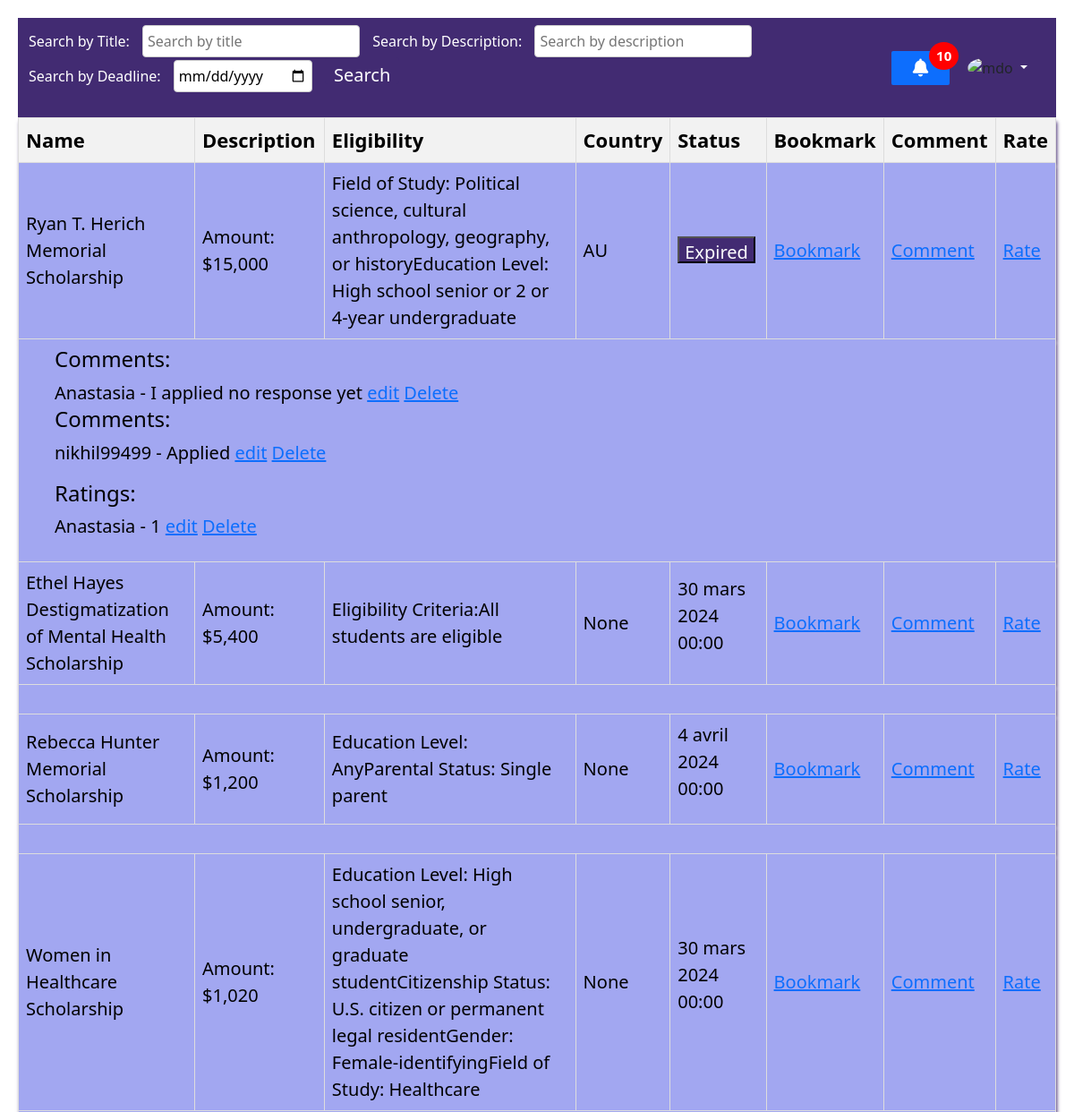
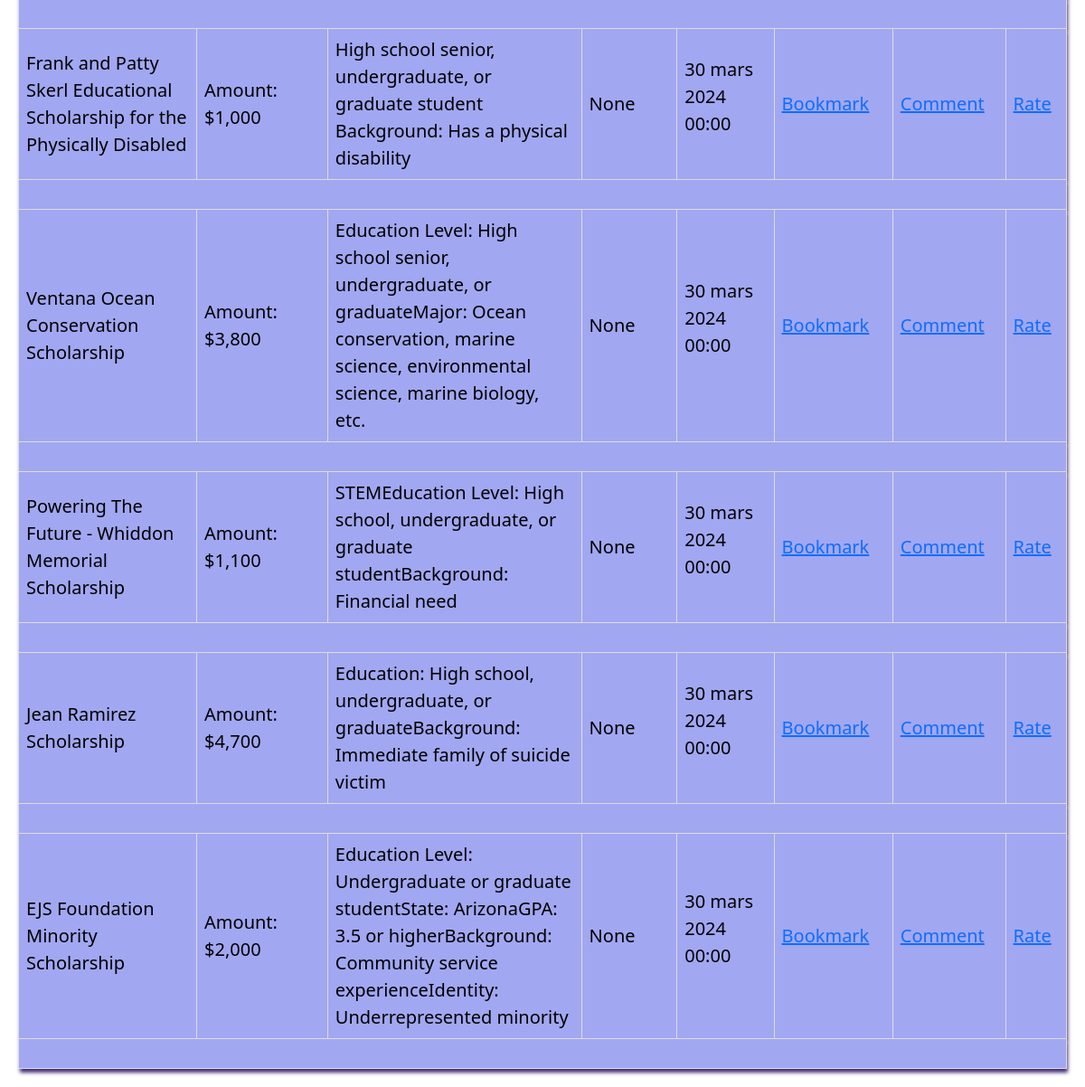
Screenshot of / (signed in) with the database file from the repository (2 pictures, top to bottom).
### scholarships/models.py (models this page shows)
class Scholarships(models.Model):
    name= models.CharField(max_length=255,blank=True, null=True)
    description= models.TextField(blank=True, null=True)
    eligibility_criteria= models.TextField(blank=True, null=True)
    scholarship_type= models.CharField(max_length=50, choices=[('merit', 'Merit-Based'), ('need', 'Need-Based')],blank=True, null=True)
    status= models.CharField(max_length=50, choices=[('open', 'Open'), ('closed', 'Closed'), ('ongoing', 'Ongoing')],blank=True, null=True)
    application_deadline = models.DateTimeField(blank=True, null=True)
    Contact_email=models.EmailField(blank=True, null=True)
    id= models.IntegerField(primary_key=True,null=False)
    created_at = models.DateTimeField(auto_now_add=True,null=True)
    country = CountryField(blank=True, null=True)

class ScholarshipComment(models.Model):
    user = models.ForeignKey(User, on_delete=models.CASCADE)
    scholarship = models.ForeignKey(Scholarships, on_delete=models.CASCADE, related_name='comments')
    comment = models.TextField()
    created_at = models.DateTimeField(auto_now_add=True)

class ScholarshipRating(models.Model):
    user = models.ForeignKey(User, on_delete=models.CASCADE)
    scholarship = models.ForeignKey(Scholarships, on_delete=models.CASCADE, related_name='ratings')
    rating = models.IntegerField()
    created_at = models.DateTimeField(auto_now_add=True)

### scholarships/views.py (the view)
# urls.py: path('',views.scholarships_list, name="scholarships"),
@login_required
def scholarships_list(request):
    scholarships = Scholarships.objects.all()
    created_at_threshold = timezone.now() - timedelta(hours=24)
    recently_added_scholarships = Scholarships.objects.filter(created_at__gte=created_at_threshold)
    deadline_threshold = timezone.now() + timedelta(hours=72)
    upcoming_deadlines = Scholarships.objects.filter(application_deadline__lte=deadline_threshold)
    approved_applications = ScholarshipApplication.objects.filter(is_approved=True).distinct()
    total_notifications = upcoming_deadlines.count() + recently_added_scholarships.count() + approved_applications.count()
    try:
        user_profile = request.user.userprofile  # Assuming userprofile is related to the User model
    except ObjectDoesNotExist:
        user_profile = None
    search_name = request.GET.get('name')
    search_description = request.GET.get('description')
    search_deadline = request.GET.get('deadline')
    if search_name:
        scholarships = scholarships.filter(name__icontains=search_name)
    if search_description:
        scholarships = scholarships.filter(description__icontains=search_description)
    if search_deadline:
        try:
            search_deadline = datetime.strptime(search_deadline, '%Y-%m-%d').date()
            scholarships = scholarships.filter(application_deadline=search_deadline)
        except ValueError:
            pass
    scholarship_data = []
    for scholarship in scholarships:
        scholarship.has_applied = ScholarshipApplication.objects.filter(scholarship=scholarship, userprofile__user=request.user).exists()
        if user_profile:
            scholarship.has_approved = ApprovedScholarship.objects.filter(original_application__scholarship=scholarship, original_application__userprofile=user_profile).exists()
        else:
            scholarship.has_approved = False
        scholarship.has_expired = scholarship.application_deadline.date() < datetime.now().date()
        comments = ScholarshipComment.objects.filter(scholarship=scholarship)
        ratings = ScholarshipRating.objects.filter(scholarship=scholarship)
        scholarship_data.append({
            'scholarship': scholarship,
            'comments': comments,
            'ratings': ratings,
        })
    context = {
        'scholarship_data': scholarship_data,
        'upcoming_deadlines': upcoming_deadlines,
        'recently_added_scholarships': recently_added_scholarships,
        'approved_applications': approved_applications,
        'total_notifications': total_notifications,
    }
    print(context)
    return render(request, 'scholarship_list.html', context)

### scholarships/templates/scholarship_list.html (shortened to what this page needs)
<!DOCTYPE html>
<html lang="en">
<head>
</head>
<body>
  <div class="scholarship-table">
    {% include 'new_scholarship_notifications.html' %}
    <table id="scholarship-table">
        <thead>
          <tr>
            <th>Name</th>
            <th>Description</th>
            <th>Eligibility</th>
            <th>Country</th>
            <th>Status</th>
            <th>Bookmark</th>
            <th>Comment</th>
            <th>Rate</th>
          </tr>
        </thead>
        <tbody>
          {% for data in scholarship_data %}
          <tr>
              <td>{{ data.scholarship.name }}</td>
              <td>{{ data.scholarship.description }}</td>
              <td>{{ data.scholarship.eligibility_criteria }}</td>
              <td>{{ data.scholarship.country}}</td>
              <td>
                   {% if data.scholarship.has_expired %}
                <button>Expired</button>
            {% else %}
                <p>{{ data.scholarship.application_deadline }}</p>
                {% endif %}
            </td>
              <td><a href="{% url 'bookmark_scholarship' scholarship_id=data.scholarship.id %}">Bookmark</a></td>
              <td><a href="{% url 'add_comment' scholarship_id=data.scholarship.id %}">Comment</a></td>
              <td><a href="{% url 'add_rating' scholarship_id=data.scholarship.id %}">Rate</a></td>
            <tr>
              <td colspan="9">
                <div>
                  <ul>
                    {% for comment in data.comments %}
                    <h4>Comments:</h4>
                        <li>{{ comment.user.username }} - {{ comment.comment }}
                          <a href="{% url 'edit_comment' comment.id %}">edit</a>
                          <a href="{% url 'delete_comment' comment.id %}">Delete</a>
                        </li>
                    {% endfor %}
                </ul>
                </div>
                <div>
                  <ul>
                    {% for rating in data.ratings %}
                    <h4>Ratings:</h4>
                        <li>{{ rating.user.username }} - {{ rating.rating }}
                          <a href="{% url 'edit_rating' rating.id%}">edit</a>
                          <a href="{% url 'delete_rating' rating.id %}">Delete</a>
                    </li>
                    {% endfor %}
                </ul>
                </div>
              </td>
            </tr>
            </tr>
          {% endfor %}
        </tbody>
      </table>
</body>
</html>

### notifications/templates/new_scholarship_notifications.html (style rules this page uses)
li { list-style: none; }

### scholarships/templates/scholarship_list.html (style rules this page uses)
.scholarship-table { margin: 20px; }
#scholarship-table { width: 100%; border-collapse: collapse; }
#scholarship-table th, #scholarship-table td { border: 1px solid #ddd; padding: 8px; }
#scholarship-table th { background-color: #f2f2f2; font-size: 22px; }
#scholarship-table tr:nth-child(even) { background-color: #f2f2f2; }
th { text-align: justify; }
tr { background-color: rgb(162, 167, 241); box-shadow: 1px 4px 4px #422b72; font-size: 20px; padding: 15px; color: black; }
td { font-size: 20px; padding: 15px; color: black; background-color: rgb(162, 167, 241); }
button { background-color: rgb(66, 43, 114); color: white; width: auto; height: 30px; font-size: 20px; }

### rows the page displays
Scholarships: scholarship.name "Ryan T. Herich Memorial Scholarship", scholarship.description "Amount: $15,000", scholarship.eligibility_criteria "Field of Study: Political science, cultural anthropology, geography, or historyEducation Level: High school senior or 2 or 4-year undergraduate", scholarship.country "AU", shows "Expired"
ScholarshipComment: user.username "Anastasia", comment "I applied no response yet"
ScholarshipComment: user.username "nikhil99499", comment "Applied"
ScholarshipRating: user.username "Anastasia", rating "1"
Scholarships: scholarship.name "Ethel Hayes Destigmatization of Mental Health Scholarship", scholarship.description "Amount: $5,400", scholarship.eligibility_criteria "Eligibility Criteria:All students are eligible", scholarship.country "None", scholarship.application_deadline "30 mars 2024 00:00"
Scholarships: scholarship.name "Rebecca Hunter Memorial Scholarship", scholarship.description "Amount: $1,200", scholarship.eligibility_criteria "Education Level: AnyParental Status: Single parent", scholarship.country "None", scholarship.application_deadline "4 avril 2024 00:00"
Scholarships: scholarship.name "Women in Healthcare Scholarship", scholarship.description "Amount: $1,020", scholarship.eligibility_criteria "Education Level: High school senior, undergraduate, or graduate studentCitizenship Status: U.S. citizen or permanent legal residentGender: Female-identifyingField of Study: Healthcare", scholarship.country "None", scholarship.application_deadline "30 mars 2024 00:00"
Scholarships: scholarship.name "Frank and Patty Skerl Educational Scholarship for the Physically Disabled", scholarship.description "Amount: $1,000", scholarship.eligibility_criteria "High school senior, undergraduate, or graduate student Background: Has a physical disability", scholarship.country "None", scholarship.application_deadline "30 mars 2024 00:00"
Scholarships: scholarship.name "Ventana Ocean Conservation Scholarship", scholarship.description "Amount: $3,800", scholarship.eligibility_criteria "Education Level: High school senior, undergraduate, or graduateMajor: Ocean conservation, marine science, environmental science, marine biology, etc.", scholarship.country "None", scholarship.application_deadline "30 mars 2024 00:00"
Scholarships: scholarship.name "Powering The Future - Whiddon Memorial Scholarship", scholarship.description "Amount: $1,100", scholarship.eligibility_criteria "STEMEducation Level: High school, undergraduate, or graduate studentBackground: Financial need", scholarship.country "None", scholarship.application_deadline "30 mars 2024 00:00"
Scholarships: scholarship.name "Jean Ramirez Scholarship", scholarship.description "Amount: $4,700", scholarship.eligibility_criteria "Education: High school, undergraduate, or graduateBackground: Immediate family of suicide victim", scholarship.country "None", scholarship.application_deadline "30 mars 2024 00:00"
Scholarships: scholarship.name "EJS Foundation Minority Scholarship", scholarship.description "Amount: $2,000", scholarship.eligibility_criteria "Education Level: Undergraduate or graduate studentState: ArizonaGPA: 3.5 or higherBackground: Community service experienceIdentity: Underrepresented minority", scholarship.country "None", scholarship.application_deadline "30 mars 2024 00:00"

### other values shown
{{ total_notifications }} "10"
